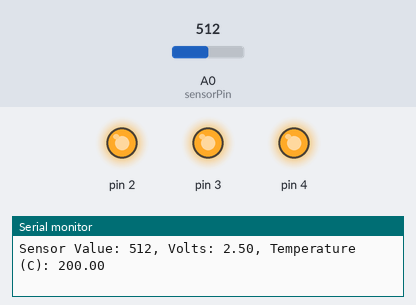
The sketch below on a simulated Arduino Uno, built with avr-gcc and run on an emulated ATmega328P. Parts: output pins drawn as LEDs (lit = HIGH), the last lines printed to the serial monitor. Inputs (shaded band) come from the test bench; at power-on: A0 (sensorPin) = 512.

Above: at 1.2 s.
1.3 s: A0 (sensorPin) set to 144
4.3 s: A0 (sensorPin) set to 134
At 5.4 s:
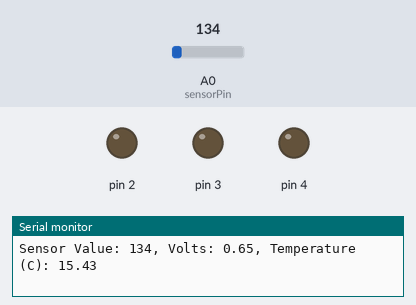
5.8 s: A0 (sensorPin) set to 306
At 7.0 s:
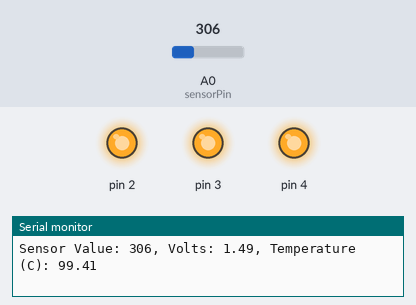
Timing chart, 0 to 8.8 s (numbered marks = the images above; inputs shaded):
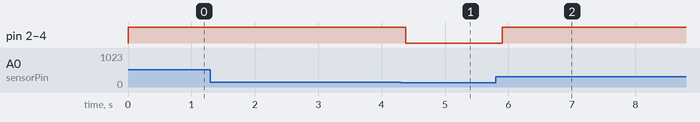

The sketch:

03-love_o_meter.ino
```cpp
const int sensorPin = A0;
const float baselineTemp = 20.00;


void setup()
{
  // put your setup code here, to run once:
  Serial.begin(9600);
  for (int pinNumber = 2; pinNumber < 5; pinNumber++)
  {
    pinMode(pinNumber, OUTPUT);
    digitalWrite(pinNumber, LOW);
  }

}

void loop()
{
  // put your main code here, to run repeatedly:
  int sensorVal = analogRead(sensorPin);

  Serial.print("Sensor Value: ");
  Serial.print(sensorVal);

  float voltage = (sensorVal / 1024.0) * 5.0;

  Serial.print(", Volts: ");
  Serial.print(voltage);

  float temperature  = (voltage - 0.5) * 100;

  Serial.print(", Temperature (C): ");
  Serial.println(temperature);

  if(temperature < baselineTemp)
  {
    digitalWrite(2, LOW);
    digitalWrite(3, LOW);
    digitalWrite(4, LOW);
  }
  else if(temperature >= baselineTemp+2 && temperature < baselineTemp+4)
  {
    digitalWrite(2, HIGH);
    digitalWrite(3, LOW);
    digitalWrite(4, LOW);
  }
  else if(temperature >= baselineTemp+4 && temperature < baselineTemp+6)
  {
    digitalWrite(2, HIGH);
    digitalWrite(3, HIGH);
    digitalWrite(4, LOW);
  }
  else if
  (temperature >= baselineTemp+6)
  {
    digitalWrite(2, HIGH);
    digitalWrite(3, HIGH);
    digitalWrite(4, HIGH);
  }
  delay(1);

}
```

Measured:
- the behaviour switches between 144 and 143 on A0 (sensorPin) (found by bisection; images 0 and 1)
- after the input at 4.3 s, pin 2–4: HIGH → LOW after 0.08 s
- after the input at 5.8 s, pin 2–4: LOW → HIGH after 0.10 s
